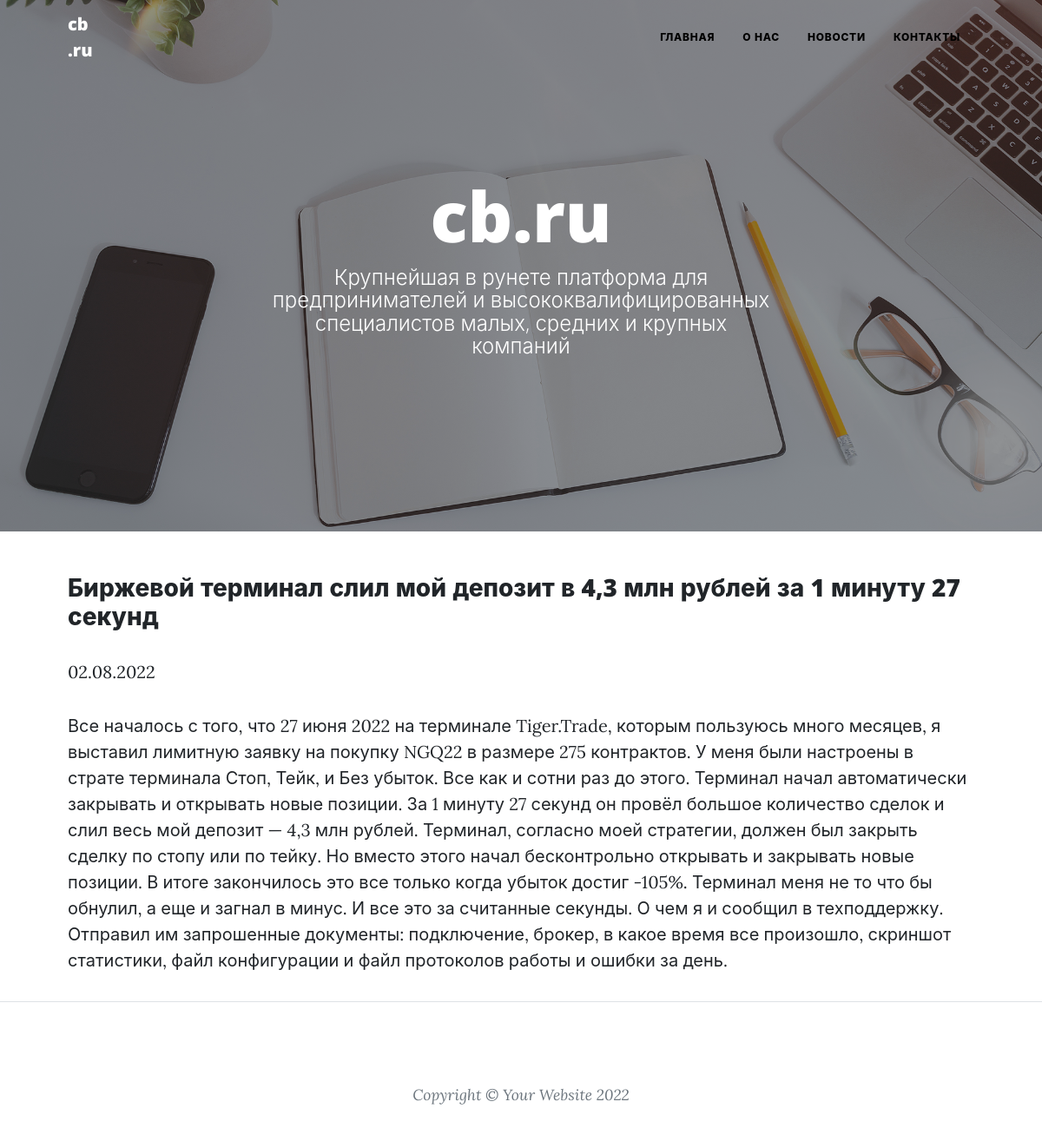
The page /news/16 on the database its author committed.
### News/models.py (models this page shows, shortened)
class Post(models.Model):
    news = 'NE'
    article = 'AR'
    TYPE_ITEM = [
        (news, 'Новости'),
        (article, 'Статья')
    ]
    author = models.ForeignKey('Author',
                               on_delete=models.CASCADE,
                               db_column='author',
                               related_name='posts')
    type = models.CharField(max_length=2,
                            choices=TYPE_ITEM,
                            default=news)
    date = models.DateField(auto_now_add=True, db_column='date')
    category = models.ManyToManyField('Category', through='PostCategory', db_column='category')
    title = models.CharField(default='', max_length=128, db_column='header')
    text = models.TextField(db_column='text')
    _post_rating = models.SmallIntegerField(default=0, db_column='rating')
    @property
    def post_rating(self):
        return self._post_rating

### News/views.py (the view)
# urls.py: path('<int:id>', NewsDetail.as_view(), name='news'),
class NewsDetail(DetailView):
    model = Post
    template_name = 'news/news.html'
    context_object_name = 'news'
    pk_url_kwarg = 'id'

### News/templatetags/custom_filters.py (called while the page is built)
@register.filter(name='censor')
def censor(value: str, censored_words=CENSOR_WORD) -> str:
    for word in map(lambda x: x.lower(), censored_words):
        value = value.replace(word, f'{word[0]}{"*" * (len(word) - 1)}')
    for word in map(lambda x: x.capitalize(), censored_words):
        value = value.replace(word, f'{word[0]}{"*" * (len(word) - 1)}')
    return value

### templates/news/news.html (shortened to what this page needs)
{% extends 'flatpages/default.html' %}
{% load custom_filters %}
{% block content %}
<h3> {{ news.title|censor}}</h3>
<div>
    <p>{{ news.date|date:'d.m.Y'}}</p>
</div>
<div>
    <p>{{ news.text|censor }}</p>
</div>
{% endblock content %}

### rows shown on the page
Post: title|censor "Биржевой терминал слил мой депозит в 4,3 млн рублей за 1 минуту 27 секунд", date "02.08.2022", text|censor "Все началось с того, что 27 июня 2022 на терминале Tiger.Trade, которым пользуюсь много месяцев, я выставил лимитную заявку на покупку NGQ22 в размере 275 контрактов. У меня были настроены в страте терминала Стоп, Тейк, и Без убыток. Все как и сотни раз до этого. Терминал начал автоматически закрывать и открывать новые позиции. За 1 минуту 27 секунд он провёл большое количество сделок и слил весь мой депозит — 4,3 млн рублей. Терминал, согласно моей стратегии, должен был закрыть сделку по стопу или по тейку. Но вместо этого начал бесконтрольно открывать и закрывать новые позиции. В итоге закончилось это все только когда убыток достиг -105%. Терминал меня не то что бы обнулил, а еще и загнал…"
